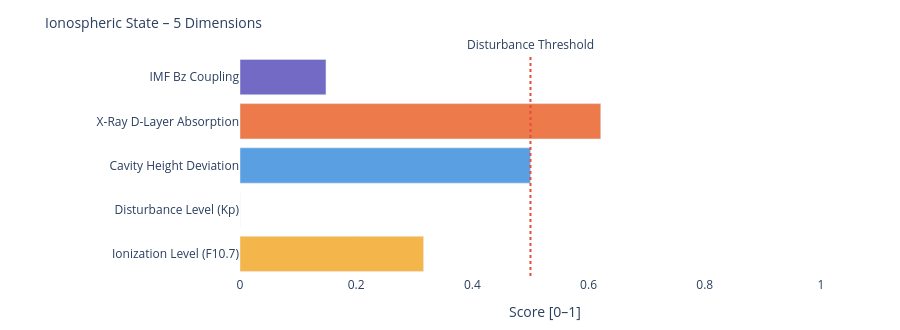

Notebook code cell kept with this figure:
### Markdown cell above
---
### 📐 Systemic Insight: Geometric Cavity vs. Real Schumann Resonance

**Relevant for:** Layer 6 = delta analysis &nbsp;|&nbsp; Layer 7 = feature vector / system interpretation

A cavity height change from 80 km to 70 km shifts the **idealized geometric frequencies** only minimally:

| Modus | Aktuell | Referenz | Δ |
|-------|---------|----------|---|
| SR-1 | 10.4762 Hz | 10.4599 Hz | +16 mHz |
| SR-2 | 18.1452 Hz | 18.1171 Hz | +28 mHz |
| SR-3 | 25.6612 Hz | 25.6215 Hz | +40 mHz |
| SR-4 | 33.1285 Hz | 33.0772 Hz | +51 mHz |

The geometric effect is limited because 10 km is very small compared to Earth's radius (~6371 km).

**Consequence:** Real Schumann deviations are likely driven more strongly by **conductivity, damping, day/night structure, lightning distribution and source geometry** than by pure cavity height.

---

**Layer 6 compares:**
```
geometric Δ from Layer 4  vs.  observed Δ from real Schumann measurement data
```

**Layer 7 Feature:**
```
If real Δ >> geometric Δ  →  non-geometric factors dominant
```

### Code cell
# ============================================================
# IONOSPHERIC STATE – Summary gauge
# Five dimensions: ionization, disturbance, cavity height, X-Ray, Bz coupling
# ============================================================

def norm(v, lo, hi):
    if v is None: return None
    return round(max(0.0, min(1.0, (v - lo) / (hi - lo))), 3)

# Ionization level (F10.7 → F2-Layer)
ioniz = norm(f107_val, 60, 250)

# Disturbance level (Kp → E/F-Layer irregularities)
disturb = norm(kp_val, 0, 9)

# Cavity height deviation from reference (80 km)
h_dev = norm(abs(h_eff - 80), 0, 20)

# X-Ray ionization (D-Layer absorption)
xray_ioniz = None
if xray_now is not None:
    xray_ioniz = norm(math.log10(max(xray_now, 1e-9)) + 9, 0, 5)

# Bz coupling (southward Bz → stronger magnetosphere-ionosphere coupling)
bz_coupling = norm(-(bz_now or 0), -5, 30) if bz_now is not None else None

dims = [
    ('Ionization Level (F10.7)',    ioniz,      '#F2A623'),
    ('Disturbance Level (Kp)',      disturb,    '#7F77DD'),
    ('Cavity Height Deviation',     h_dev,      '#378ADD'),
    ('X-Ray D-Layer Absorption',    xray_ioniz, '#E85D24'),
    ('IMF Bz Coupling',             bz_coupling,'#534AB7'),
]

fig = go.Figure()
for name, val, col in dims:
    if val is not None:
        h = int(val * 20)
        bar = '█' * h + '░' * (20 - h)
        label = f'{name}:  {bar}  {val:.3f}'
    else:
        label = f'{name}:  {"─" * 20}  n/a'
    fig.add_trace(go.Bar(
        x=[val if val is not None else 0],
        y=[name],
        orientation='h',
        marker_color=col, opacity=0.82,
        showlegend=False
    ))

fig.add_vline(x=0.5, line_dash='dot', line_color='#e74c3c',
              annotation_text='Disturbance Threshold', annotation_position='top')
fig.update_layout(
    title=dict(text='Ionospheric State – 5 Dimensions', font=dict(size=14)),
    xaxis=dict(title='Score [0–1]', range=[0, 1.05]),
    height=330, plot_bgcolor='rgba(0,0,0,0)', paper_bgcolor='rgba(0,0,0,0)',
    margin=dict(l=240, r=50, t=55, b=40)
)
fig.show()

print(f'\nIonospheric state:')
for name, val, _ in dims:
    print(f'  {name:<35} {val:.3f}' if val is not None else f'  {name:<35} n/a')

### Figure 1 — Plotly figure (JSON) as saved in the notebook; plotly's stock layout.template omitted (floating-point values rounded to 4 significant figures)
{"data": [{"marker": {"color": "#F2A623"}, "opacity": 0.82, "orientation": "h", "showlegend": false, "type": "bar", "x": [0.316], "y": ["Ionization Level (F10.7)"]}, {"marker": {"color": "#7F77DD"}, "opacity": 0.82, "orientation": "h", "showlegend": false, "type": "bar", "x": [0.0], "y": ["Disturbance Level (Kp)"]}, {"marker": {"color": "#378ADD"}, "opacity": 0.82, "orientation": "h", "showlegend": false, "type": "bar", "x": [0.5], "y": ["Cavity Height Deviation"]}, {"marker": {"color": "#E85D24"}, "opacity": 0.82, "orientation": "h", "showlegend": false, "type": "bar", "x": [0.621], "y": ["X-Ray D-Layer Absorption"]}, {"marker": {"color": "#534AB7"}, "opacity": 0.82, "orientation": "h", "showlegend": false, "type": "bar", "x": [0.148], "y": ["IMF Bz Coupling"]}], "layout": {"annotations": [{"showarrow": false, "text": "Disturbance Threshold", "x": 0.5, "xanchor": "center", "xref": "x", "y": 1, "yanchor": "bottom", "yref": "y domain"}], "height": 330, "margin": {"b": 40, "l": 240, "r": 50, "t": 55}, "paper_bgcolor": "rgba(0,0,0,0)", "plot_bgcolor": "rgba(0,0,0,0)", "shapes": [{"line": {"color": "#e74c3c", "dash": "dot"}, "type": "line", "x0": 0.5, "x1": 0.5, "xref": "x", "y0": 0, "y1": 1, "yref": "y domain"}], "title": {"font": {"size": 14}, "text": "Ionospheric State – 5 Dimensions"}, "xaxis": {"range": [0, 1.05], "title": {"text": "Score [0–1]"}}}}
